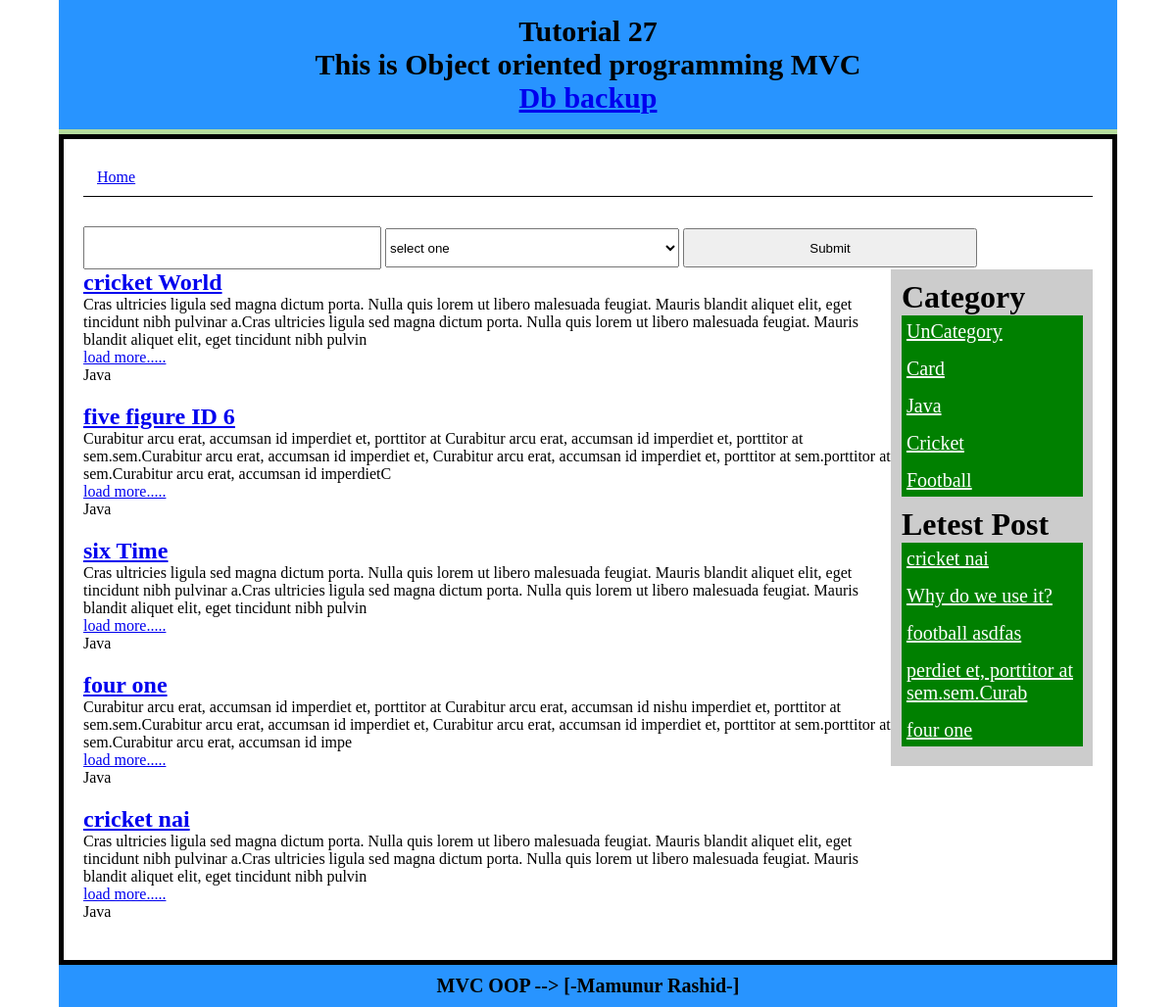
Screenshot of /Index/postByCat/13 with the database file from the repository.
### tables this page shows
CREATE TABLE `post` (
  `id` int(11) NOT NULL AUTO_INCREMENT,
  `title` varchar(300) NOT NULL,
  `content` text NOT NULL,
  `cat` int(11) NOT NULL,
  PRIMARY KEY (`id`)
);

CREATE TABLE `category` (
  `id` int(11) NOT NULL AUTO_INCREMENT,
  `catname` varchar(50) NOT NULL,
  `title` varchar(50) NOT NULL,
  PRIMARY KEY (`id`)
);

### system/libs/Load.php (called while the page is built, shortened)
<?php
class Load
{
	public function view($filename,$data = false){
		include 'app/view/'.$filename.'.php' ;
	}
	public function model($modelname){
		return new $modelname();
	}
}
?>

### app/controlers/Index.php (called while the page is built, shortened)
<?php
class Index extends Dcontrolar
{
	public function postByCat($id){
		$tablepost= 'post';
		$tableCat = 'category';
		$postModel = $this->load->model("PostModel");
		$data['postByCat']=$postModel->getPostByCat($tablepost,$tableCat,$id);
		$catModel = $this->load->model("CatModel");
		$data['catlist']=$catModel->catlist($tableCat);
		$limit = 5;
		$data['letestPost']=$postModel->getLetestPost($tablepost,$limit);
		$this->load->view("header");
		$this->load->view("search",$data);
		$this->load->view("postbycat",$data);
		$this->load->view("sidebar",$data);
		$this->load->view("footer");
	}
}
?>

### index.php (called while the page is built, shortened)
<?php
$main = new Main();
?>

### system/libs/Database.php (called while the page is built, shortened)
<?php
class Database extends PDO
{
	public function select($sql,$data=array(),$fetchstyle = PDO::FETCH_ASSOC){
		$stmt 	= $this->prepare($sql);
		$stmt->execute();
		return $stmt->fetchALL($fetchstyle);
	}
}?>

### app/models/PostModel.php (called while the page is built, shortened)
<?php
class PostModel extends Dmodel
{
	public function getPostByCat($tablepost,$tableCat,$id){
		$sql ="SELECT $tablepost.*,$tableCat.catname FROM
			$tablepost INNER JOIN $tableCat
			ON  $tablepost.cat = $tableCat.id
		 	WHERE $tableCat.id = $id ";
			return $this->db->select($sql);
	}
	public function getLetestPost($table,$limit=4){
		$sql ="SELECT * FROM $table ORDER BY id DESC LIMIT $limit";
		return $this->db->select($sql);
	}
}

### system/libs/Dcontrolar.php (called while the page is built, shortened)
<?php
class Dcontrolar
{
	function __construct()
	{
		$this->load = new Load();
	}
}
?>

### system/libs/Dmodel.php (called while the page is built, shortened)
<?php
class Dmodel
{
	public function __construct()
	{
		$dsn = 'mysql:dbname=mvc;host=localhost';
		$user ="root";
		$pass ='';
		$this->db = new Database($dsn,$user,$pass);
	}
}
?>

### app/models/CatModel.php (called while the page is built, shortened)
<?php
class CatModel extends Dmodel
{
	public function catlist($table){
		$sql ="SELECT * FROM $table ORDER BY id DESC ";
		return $this->db->select($sql);
	}
}
?>

### app/view/postbycat.php (the view)
<div class="left-content fix">
	<?php foreach ($postByCat as $key => $value) { ?>
		<article class="post">
			<h1 class="title"><a href="<?php echo BASE_URL ;?>/Index/postDetails/<?php echo $value['id']?>">	<?php echo $value['title']?> </a></h1>
			<?php $content = $value['content'];
				if (strlen($content) > 200 ) {
					$content = substr($content , 0 ,300);
					echo $content ;
				}else{
					echo $content ;
				}
			?>
			<p><a href="<?php echo BASE_URL ;?>/Index/postDetails/<?php echo $value['id']?>">load more.....</a></p>
			<?php echo $value['catname']?>
		</article>
	<?php  } ?>
</div>

### app/view/sidebar.php
<div class="sidebar fix ">
	<h1>Category</h1>
	<ul>
		<?php if (isset($catlist)) {
		foreach ($catlist as $key => $value) { ?>
		<li><a href="<?php echo BASE_URL ;?>/Index/postByCat/<?php echo $value['id']?>"><?php echo $value['catname']?> </a></li>
		<?php } } ?>
	</ul>
	<h1>Letest Post</h1>
	<ul>
		<?php if (isset($letestPost)) {
		foreach ($letestPost as $key => $value) { ?>
			<li><a href="<?php echo BASE_URL ;?>/Index/postDetails/<?php echo $value['id']?>"><?php echo $value['title']?> </a></li>
		<?php } } ?>
	</ul>
</div>

### app/view/header.php (style rules this page uses)
* { margin: 0; padding: 0; }
.fix { overflow: hidden; }
.left-content { width: 80%; float: left; }
.sidebar { float: right; width: 20%; background: #ccc; box-sizing: border-box; border-left: 1px solid #ccc ; }
.post { width: 100%;margin-bottom: 20px; }
.sidebar { background: #ccc; padding: 10px; }
.sidebar ul li { margin-bottom: 5px; }
.sidebar ul li a { color: #fff ; font-size: 20px; padding: 5px; display: block; }
.sidebar ul { margin-bottom: 10px; background: green ; }

### rows the page displays
post: title "cricket World", content "Cras ultricies ligula sed magna dictum porta. Nulla quis lorem ut libero malesuada feugiat. Mauris blandit aliquet elit, eget tincidunt nibh pulvinar a.Cras ultricies ligula sed magna dictum porta. Nulla quis lorem ut libero malesuada feugiat. Mauris blandit aliquet elit, eget tincidunt nibh pulvin", category.catname "Java"
post: title "five figure ID 6", content "Curabitur arcu erat, accumsan id imperdiet et, porttitor at Curabitur arcu erat, accumsan id imperdiet et, porttitor at sem.sem.Curabitur arcu erat, accumsan id imperdiet et, Curabitur arcu erat, accumsan id imperdiet et, porttitor at sem.porttitor at sem.Curabitur arcu erat, accumsan id imperdietC", category.catname "Java"
post: title "six Time", content "Cras ultricies ligula sed magna dictum porta. Nulla quis lorem ut libero malesuada feugiat. Mauris blandit aliquet elit, eget tincidunt nibh pulvinar a.Cras ultricies ligula sed magna dictum porta. Nulla quis lorem ut libero malesuada feugiat. Mauris blandit aliquet elit, eget tincidunt nibh pulvin", category.catname "Java"
post: title "four one", content "Curabitur arcu erat, accumsan id imperdiet et, porttitor at Curabitur arcu erat, accumsan id nishu imperdiet et, porttitor at sem.sem.Curabitur arcu erat, accumsan id imperdiet et, Curabitur arcu erat, accumsan id imperdiet et, porttitor at sem.porttitor at sem.Curabitur arcu erat, accumsan id impe", category.catname "Java"
post: title "cricket nai", content "Cras ultricies ligula sed magna dictum porta. Nulla quis lorem ut libero malesuada feugiat. Mauris blandit aliquet elit, eget tincidunt nibh pulvinar a.Cras ultricies ligula sed magna dictum porta. Nulla quis lorem ut libero malesuada feugiat. Mauris blandit aliquet elit, eget tincidunt nibh pulvin", category.catname "Java"
category: catname "UnCategory"
category: catname "Card"
category: catname "Java"
category: catname "Cricket"
category: catname "Football"
post: title "Why do we use it?"
post: title "football asdfas"
post: title "perdiet et, porttitor at sem.sem.Curab"
